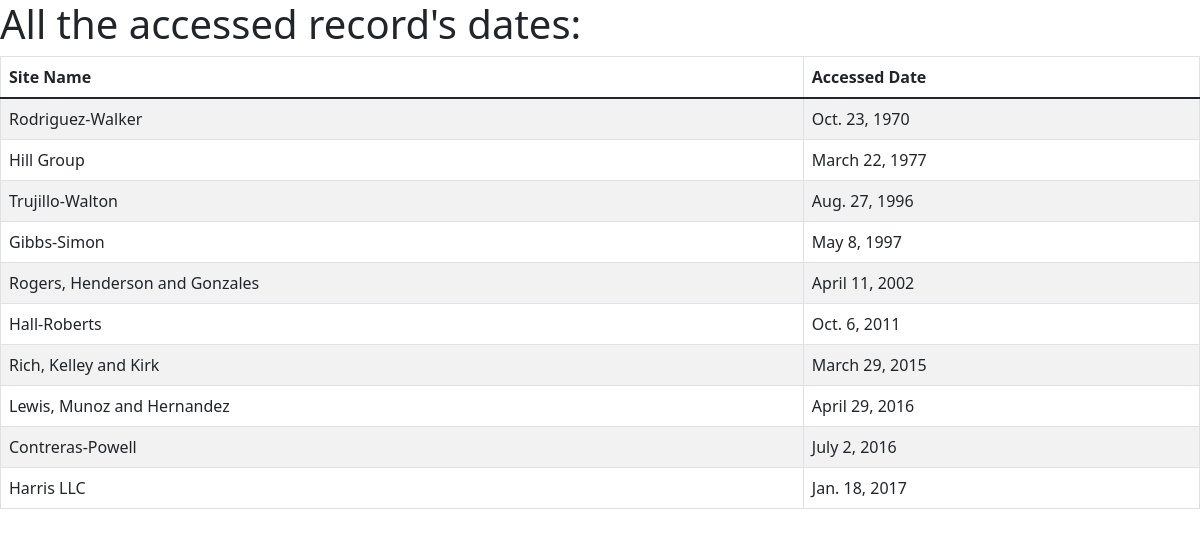
The app's page /First_App/ with its own data.
### First_App/models.py (models this page shows, shortened)
class AccessRecord(models.Model):
    name = models.ForeignKey(Webpage, on_delete=models.CASCADE)
    date = models.DateField()

class Webpage(models.Model):
    topic = models.ForeignKey(Topic, on_delete=models.CASCADE)
    name = models.CharField(max_length=264, unique='True')
    url = models.URLField(unique='True')
    def __str__(self):
        return self.name

### First_App/views.py (the view)
# urls.py: path("", views.index, name = "index"),
def index(request):
    webpage_list = AccessRecord.objects.order_by('date')
    date_dic = { 'access_records' : webpage_list }
    return render(request, 'Django_First/index.html', context = date_dic)

### Templates/Django_First/index.html (shortened to what this page needs)
<!DOCTYPE html>
{% load static %}
<html lang="en" dir="ltr">
  <head>
        <link href="https://cdn.jsdelivr.net/npm/bootstrap@5.1.3/dist/css/bootstrap.min.css" rel="stylesheet">
  </head>
  <body>
    <h1>
    </h1>
    {% if access_records %}
    <table class="table table-striped table-bordered">
        <thead>
          <th scope="col"> Site Name </th>
          <th scope="col"> Accessed Date </th>
        </thead>
        {% for acc in access_records %}
          <tr>
            <td scope="row"> {{ acc.name }} </td>
            <td scope="row"> {{ acc.date }} </td>
          </tr>
        {% endfor %}
    </table>
    {% else %}
      <h1>No Access Records found!</h1>
    {% endif %}
  </body>
</html>

### records on screen
AccessRecord: name "Rodriguez-Walker", date "Oct. 23, 1970"
AccessRecord: name "Hill Group", date "March 22, 1977"
AccessRecord: name "Trujillo-Walton", date "Aug. 27, 1996"
AccessRecord: name "Gibbs-Simon", date "May 8, 1997"
AccessRecord: name "Rogers, Henderson and Gonzales", date "April 11, 2002"
AccessRecord: name "Hall-Roberts", date "Oct. 6, 2011"
AccessRecord: name "Rich, Kelley and Kirk", date "March 29, 2015"
AccessRecord: name "Lewis, Munoz and Hernandez", date "April 29, 2016"
AccessRecord: name "Contreras-Powell", date "July 2, 2016"
AccessRecord: name "Harris LLC", date "Jan. 18, 2017"
